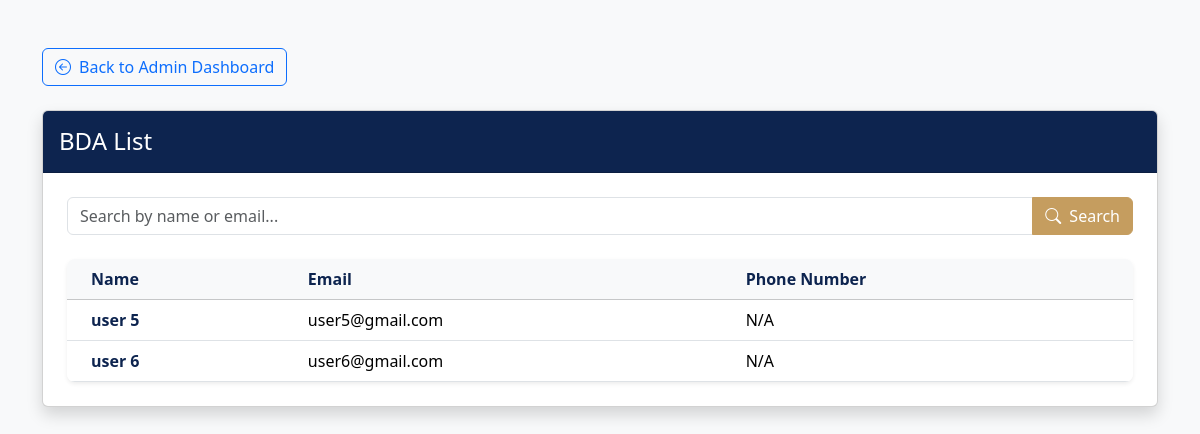
Screenshot of /viewBDAs/ (signed in) with the database file from the repository.
### salesmanPanel/models.py (models this page shows, shortened)
class CustomUser(AbstractUser):
    phone = models.CharField(max_length=15)
    address = models.TextField(blank=True)
    region = models.CharField(max_length=100)
    is_approved = models.BooleanField(default=False)

### salesmanPanel/views.py (the view)
# urls.py: path('viewBDAs/', views.viewBDAs, name='viewBDAs'),
@login_required
@user_passes_test(is_admin)
def viewBDAs(request):
    search_query = request.GET.get('q', None)
    bda_queryset = CustomUser.objects.filter(
        is_superuser=False,
        is_approved=True
    )
    if search_query:
        bda_queryset = bda_queryset.filter(
            Q(first_name__icontains=search_query) |
            Q(last_name__icontains=search_query) |
            Q(email__icontains=search_query)
        )
    bda_data = bda_queryset.order_by('first_name')
    context = {
        'bda_list': bda_data,
        'page_title': 'BDA Management',
        'search_query': search_query,
    }
    return render(request, 'salesmanPortal/viewBDAs.html', context)

### salesmanPanel/views.py (called while the page is built)
def is_admin(user):
    return user.is_staff # is_superuser implies is_staff, so this covers both.

### templates/salesmanPortal/viewBDAs.html (shortened to what this page needs)
<!DOCTYPE html>
<html lang="en">
<head>
    <link href="https://cdn.jsdelivr.net/npm/bootstrap@5.3.3/dist/css/bootstrap.min.css" rel="stylesheet">
    <link rel="stylesheet" href="https://cdn.jsdelivr.net/npm/bootstrap-icons@1.11.3/font/bootstrap-icons.min.css">
</head>
<body>
    <div class="main-container">
        <div class="container py-5">
            <div class="mb-4">
                <a href="{% url 'viewCategory' %}" class="btn btn-outline-primary">
                    <i class="bi bi-arrow-left-circle me-2"></i>Back to Admin Dashboard
                </a>
            </div>
            <div class="card shadow">
                <div class="card-header bg-custom-theme py-3">
                    <div class="d-flex justify-content-between align-items-center">
                        <h1 class="h4 mb-0">BDA List</h1>
                    </div>
                </div>
                <div class="card-body p-4">
                    <form method="GET" action="{% url 'viewBDAs' %}" class="search-form">
                        <div class="input-group">
                            <input type="text"
                                   name="q"
                                   class="form-control"
                                   placeholder="Search by name or email..."
                                   value="{{ search_query|default:'' }}">
                            <button class="btn btn-custom-gold" type="submit">
                                <i class="bi bi-search me-2"></i>Search
                            </button>
                        </div>
                    </form>
                    <div class="table-container">
                        <div class="table-responsive">
                            <table class="table table-hover align-middle mb-0">
                                <thead class="table-light">
                                    <tr>
                                        <th class="ps-4">Name</th>
                                        <th>Email</th>
                                        <th>Phone Number</th>
                                    </tr>
                                </thead>
                                <tbody>
                                    {% for bda in bda_list %}
                                    <tr class="clickable-row" data-href="{% url 'viewSalesman' bda.email %}">
                                        <td class="fw-bold ps-4">
                                            <a href="{% url 'viewSalesman' bda.email %}">
                                                {{ bda.first_name }} {{ bda.last_name }}
                                            </a>
                                        </td>
                                        <td>{{ bda.email }}</td>
                                        <td>{{ bda.phone_number|default:"N/A" }}</td>
                                    </tr>
                                    {% endfor %}
                                </tbody>
                            </table>
                        </div>
                    </div>
                </div>
            </div>
        </div>
    </div>
</body>
</html>

### templates/salesmanPortal/viewBDAs.html (style rules this page uses)
:root { --dark-blue: #0d244f; --golden: #c59d5f; --light-gold: #f5eeda; }
body { background-color: #f8f9fa; font-family: 'Segoe UI', Tahoma, Geneva, Verdana, sans-serif; }
.card-header.bg-custom-theme { background-color: var(--dark-blue); color: white; }
.btn-custom-gold { background-color: var(--golden); border-color: var(--golden); color: white; }
.clickable-row { cursor: pointer; }
.table th { font-weight: 600; color: var(--dark-blue); }
.fw-bold a { color: var(--dark-blue) !important; text-decoration: none; }
.main-container { max-width: 1200px; margin: 0 auto; }
.search-form { margin-bottom: 1.5rem; }
.table-container { border-radius: 0.5rem; overflow: hidden; box-shadow: 0 0.125rem 0.25rem rgba(0, 0, 0, 0.075); }

### rows the page displays
CustomUser: first_name "user", last_name "5", email "user5@gmail.com", phone_number "N/A"
CustomUser: first_name "user", last_name "6", email "user6@gmail.com", phone_number "N/A"
